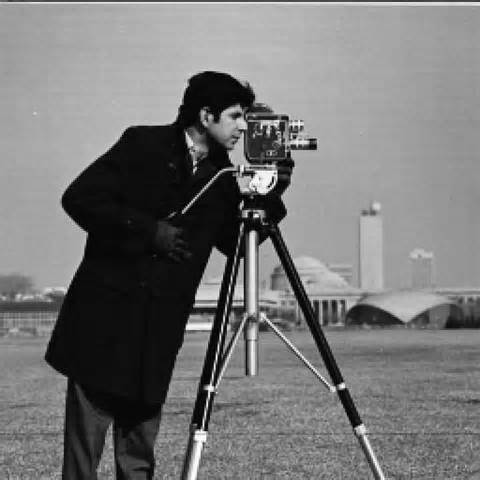
#> input picture cameraman.jpg, 480 x 480 px
$ python high_pass_filter.py
#> lines starting #> are read from the running program, lines starting #| are printed output that depends on the picture
import numpy as np
import cv2
from matplotlib import pyplot as plt
from math import sqrt,exp

def distance(point1,point2):
    return sqrt((point1[0]-point2[0])**2 + (point1[1]-point2[1])**2)

def idealFilterLP(D0,imgShape):
    base = np.zeros(imgShape[:2])
    rows, cols = imgShape[:2]
    center = (rows/2,cols/2)
    for x in range(cols):
        for y in range(rows):
            if distance((y,x),center) < D0:
                base[y,x] = 1
    return base

def idealFilterHP(D0,imgShape):
    base = np.ones(imgShape[:2])
    rows, cols = imgShape[:2]
    center = (rows/2,cols/2)
    for x in range(cols):
        for y in range(rows):
            if distance((y,x),center) < D0:
                base[y,x] = 0
    return base
def gaussianHP(D0,imgShape):
    base = np.zeros(imgShape[:2])
    rows, cols = imgShape[:2]
    center = (rows/2,cols/2)
    for x in range(cols):
        for y in range(rows):
            base[y,x] = 1 - exp(((-distance((y,x),center)**2)/(2*(D0**2))))
    return base
img = cv2.imread("cameraman.jpg", 0)
#> img is the input picture: shape (480, 480); min 0, max 255, mean 118.8
plt.subplot(161), plt.imshow(img, "gray"), plt.title("Original Image")

original = np.fft.fft2(img)
plt.subplot(162), plt.imshow(np.log(1+np.abs(original)), "gray"), plt.title("Spectrum")

center = np.fft.fftshift(original)
plt.subplot(163), plt.imshow(np.log(1+np.abs(center)), "gray"), plt.title("Centered Spectrum")

HighPassCenter = center * idealFilterHP(50,img.shape)
plt.subplot(164), plt.imshow(np.log(1+np.abs(HighPassCenter)), "gray"), plt.title("High Pass Filter")

HighPass = np.fft.ifftshift(HighPassCenter)
plt.subplot(165), plt.imshow(np.log(1+np.abs(HighPass)), "gray"), plt.title("Decentralize")

inverse_HighPass = np.fft.ifft2(HighPass)
plt.subplot(166), plt.imshow(np.abs(inverse_HighPass), "gray"), plt.title("Processed Image")

plt.show()
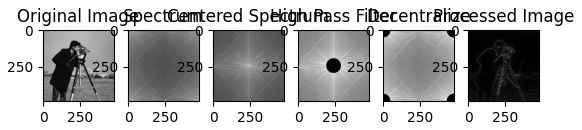
#> figure drawn by matplotlib, 6 panels

$ run again, with anhdep.jpg copied over cameraman.jpg
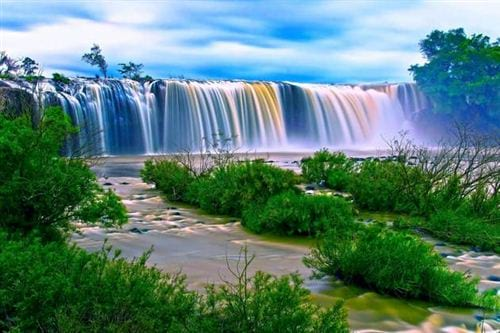
#> input picture anhdep.jpg, 500 x 333 px
#> `img = cv2.imread("cameraman.jpg", 0)`:
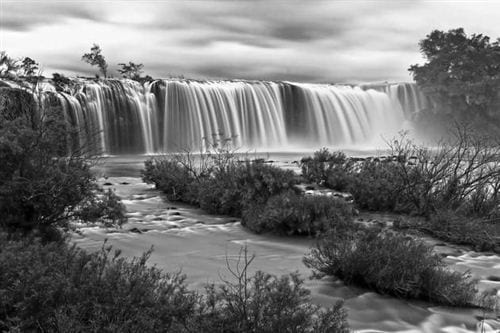
#> img: shape (333, 500); min 0, max 255, mean 116.4
